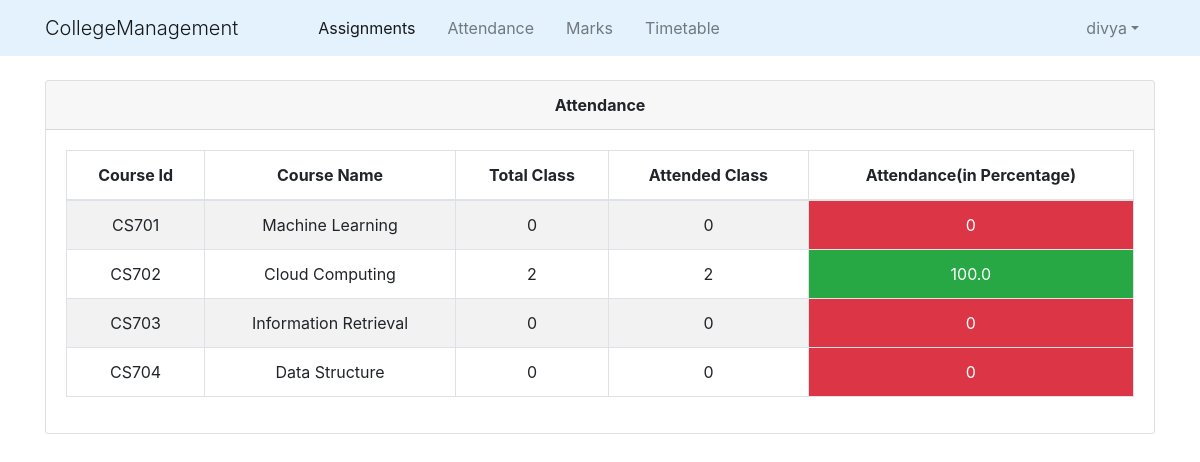
The app's page /student/attendance/CS7B03/ (signed in) with its own data.
### college_info/models.py (models this page shows, shortened)
class User(AbstractUser):
    @property
    def is_student(self):
        if hasattr(self,'student'):
            return True
        else:
            return False

class AttendanceTotal(models.Model):
    course = models.ForeignKey(Course,on_delete=models.CASCADE)
    student = models.ForeignKey(Student,on_delete=models.CASCADE)
    class Meta:
        unique_together = (('student','course'),)
    @property
    def attended_class(self):
        student = Student.objects.get(name=self.student)
        course=Course.objects.get(name=self.course)
        attendance_obj= Attendance.objects.filter(course=course,student=student,status='True').count()
        return attendance_obj
    @property
    def total_class(self):
        student = Student.objects.get(name=self.student)
        course = Course.objects.get(name=self.course)
        total_class=Attendance.objects.filter(course=course,student=student).count()
        return total_class
    @property
    def attendance(self):
        student = Student.objects.get(name=self.student)
        course = Course.objects.get(name=self.course)
        total_class = Attendance.objects.filter(course=course, student=student).count()
        att_class = Attendance.objects.filter(course=course, student=student,status='True').count()
        if total_class == 0:
            attd = 0
        else:
            attd = round(att_class/total_class *100,2)
        return attd

class Course(models.Model):
    id = models.CharField(primary_key=True,max_length=50)
    name = models.CharField(max_length=50)
    department = models.ForeignKey(Dept,on_delete=models.CASCADE)
    def __str__(self):
        return '{}'.format(self.name)

class Student(models.Model):
    user = models.OneToOneField(User,on_delete=models.CASCADE)
    roll_no = models.CharField(primary_key=True,max_length=50)
    batch_id =models.ForeignKey(Batch,on_delete=models.CASCADE)
    name = models.CharField(max_length=50)
    DOB =models.DateField()
    def __str__(self):
        return '{}'.format(self.name)

### college_info/views.py (the view)
# urls.py: path('student/attendance/<slug:stud_roll_no>/',views.student_attendance,name='student_attendance'),
@login_required()
def student_attendance(request,stud_roll_no):
    student = Student.objects.get(roll_no=stud_roll_no)
    teaches = Teaches.objects.filter(batch__id=student.batch_id.id)
    attended_list=[]
    for teach in teaches:
        try:
            a =AttendanceTotal.objects.get(student = student,course=teach.course)
        except AttendanceTotal.DoesNotExist:
            a= AttendanceTotal(student=student,course=teach.course)
            a.save()
        attended_list.append(a)
    return render(request,'college_info/student_attendance.html',{'att_list':attended_list})

### college_info/templates/college_info/student_attendance.html
{% extends "college_info/base.html" %}
{% block content %}
    <div class="container">
        <div class="card">
            <div class="card-header text-center">
                <b>Attendance</b>
            </div>
            <div class="card-body">
                <div class="table-responsive">
                    <table class="table table-bordered table-striped text-center">
                        <thead>
                            <tr>
                                <th>Course Id</th>
                                <th>Course Name</th>
                                <th>Total Class</th>
                                <th>Attended Class</th>
                                <th>Attendance(in Percentage)</th>
                            </tr>
                        </thead>
                        <tbody>
                            {% for a in att_list %}
                                <tr>
                                    <td>{{ a.course.id}}</td>
                                    <td>{{ a.course }} </td>
                                    <td>{{ a.total_class }}</td>
                                    <td>{{ a.attended_class }}</td>
                                    {% if a.attendance < 75 %}
                                        <td class="bg-danger text-white" >{{ a.attendance }}</td>
                                    {% else %}
                                        <td class="bg-success text-white" >{{ a.attendance }}</td>
                                    {% endif %}
                                </tr>
                                {%empty%}
                                    <p>Student did not took any course.</p>
                            {% endfor %}
                        </tbody>
                    </table>
                </div>
            </div>
        </div>
    </div>
{% endblock content %}

### college_info/templates/college_info/base.html (shortened to what this page needs)
{% load static %}
<!DOCTYPE html>
<html lang="en" dir="ltr">
  <head>
    <link rel="stylesheet" href="https://maxcdn.bootstrapcdn.com/bootstrap/4.0.0/css/bootstrap.min.css">
    <link href="//cdn.bootcss.com/bootstrap-datetimepicker/4.17.44/css/bootstrap-datetimepicker.min.css" rel="stylesheet">
    <link rel="stylesheet" type="text/css" href="{% static 'college_info/style.css' %}">
    <link rel="stylesheet" href="http://code.jquery.com/ui/1.11.0/themes/smoothness/jquery-ui.css">
  </head>
  <body>
    <header class="site-header topheader">
      <nav class="navbar navbar-expand-md navbar-light fixed-top" style="background-color:#e3f2fd">
        {% if request.user.is_authenticated %}
        <div class="container">
          <span class="navbar-brand display-1">CollegeManagement</span>
          <div class="collapse navbar-collapse" id="navbarcontent">
            <div class="navbar-nav ml-5">
              <a class="nav-item nav-link active mx-2 " href="{% url 'home' %}">Assignments</a>
              {% if request.user.is_student %}
                <a class="nav-item nav-link mx-2" href="{% url 'student_attendance' request.user.student.roll_no %}">Attendance</a>
              {% else %}
                <a class="nav-item nav-link mx-2" href="{% url 'staff_teaches' request.user.staff.id 1%}">Attendance</a>
              {% endif %}
              <a class="nav-item nav-link mx-2" href="#">Marks</a>
              {% if request.user.is_student %}
                <a class="nav-item nav-link mx-2" href="{% url 'student_timetable' request.user.student.batch_id.id %}">Timetable</a>
              {% else %}
                <a class="nav-item nav-link mx-2" href="{% url 'staff_timetable' request.user.staff.id %}">Timetable</a>
              {% endif %}
            </div>
            <ul class="navbar-nav ml-auto">
              <li class="nav-item dropdown ml-5">
                <a class="nav-link dropdown-toggle mx-2 " id="navbarDropdown" data-toggle="dropdown" href="#">{{ request.user.username }}</a>
              </li>
            </ul>
          </div>
        </div>
        {% else %}
        <div class="container justify-content-center">
          <span class="navbar-brand display-1 ">CollegeManagement</span>
        </div>
        {% endif %}
      </nav>
    </header>
    {% block content %}{% endblock %}
  </body>
</html>

### college_info/static/college_info/style.css (style rules this page uses)
body { margin-top:5rem; }

### records on screen
User: user.username "divya"
AttendanceTotal: course.id "CS701", course "Machine Learning", total_class "0", attended_class "0", attendance "0"
AttendanceTotal: course.id "CS702", course "Cloud Computing", total_class "2", attended_class "2", attendance "100.0"
AttendanceTotal: course.id "CS703", course "Information Retrieval", total_class "0", attended_class "0", attendance "0"
AttendanceTotal: course.id "CS704", course "Data Structure", total_class "0", attended_class "0", attendance "0"
